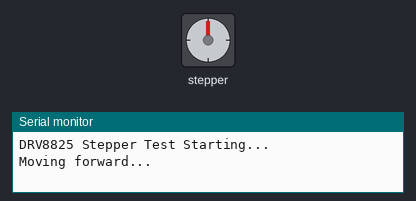
This sketch was run on a simulated Arduino Uno, built with avr-gcc and run on an emulated ATmega328P. On the bench: stepper motor, the last lines printed to the serial monitor. Wiring (inferred from the names in the program): stepper motor driver (200 steps per turn assumed): step pin 6; direction pin 4.

Above: at 0.05 s.
At 0.4 s:
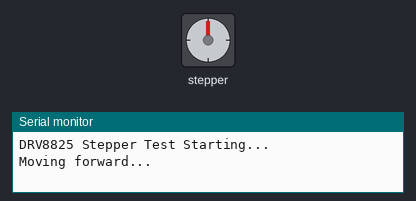
At 1.45 s:
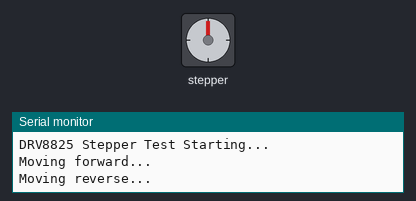
At 2.75 s:
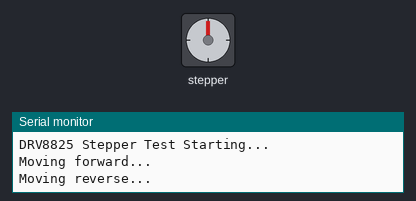
Timing chart, 0 to 6.4 s (numbered marks = the images above):
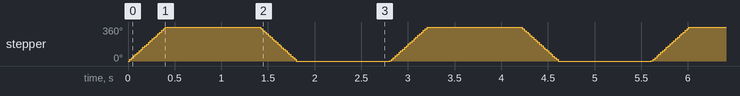

The sketch:

stepper_test.ino
```cpp
const int stepPin = 6; // STEP connected to pin 6
const int dirPin  = 4; // DIR connected to pin 4

void setup() {
  pinMode(stepPin, OUTPUT);
  pinMode(dirPin, OUTPUT);

  Serial.begin(9600);
  while (!Serial);  // Wait for Serial Monitor (optional)
  Serial.println("DRV8825 Stepper Test Starting...");
}

void loop() {
  // Move forward
  digitalWrite(dirPin, HIGH);
  Serial.println("Moving forward...");
  for (int i = 0; i < 200; i++) {
    digitalWrite(stepPin, HIGH);
    delayMicroseconds(1000);
    digitalWrite(stepPin, LOW);
    delayMicroseconds(1000);
  }

  delay(1000);

  // Move reverse
  digitalWrite(dirPin, LOW);
  Serial.println("Moving reverse...");
  for (int i = 0; i < 200; i++) {
    digitalWrite(stepPin, HIGH);
    delayMicroseconds(1000);
    digitalWrite(stepPin, LOW);
    delayMicroseconds(1000);
  }

  delay(1000);
}
```

Measured:
- by itself, stepper: turns 360° clockwise in 0.38 s, then 360° counter-clockwise in 0.40 s, repeating every 2.8 s
